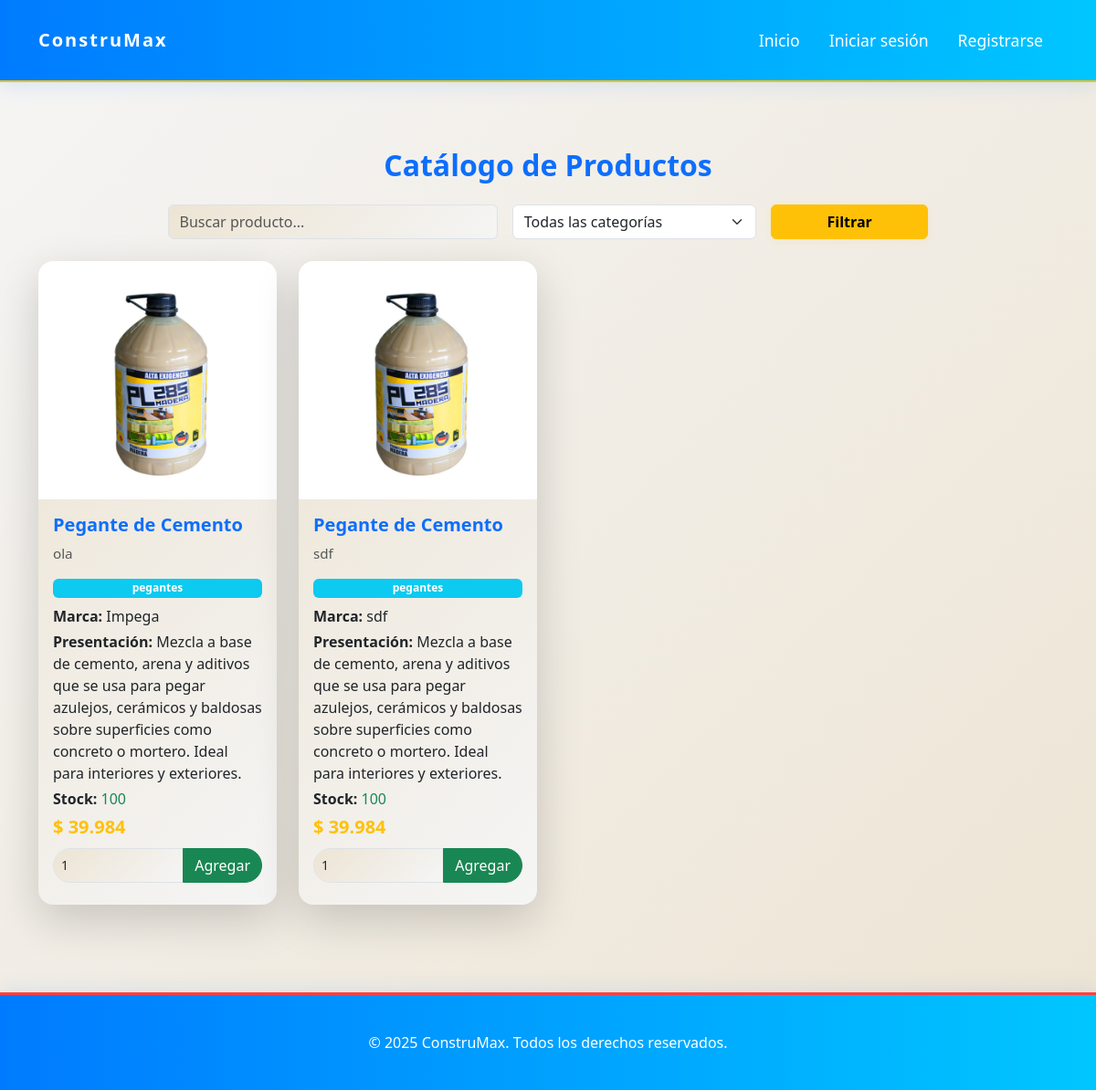
Before: /productos with the older database file.
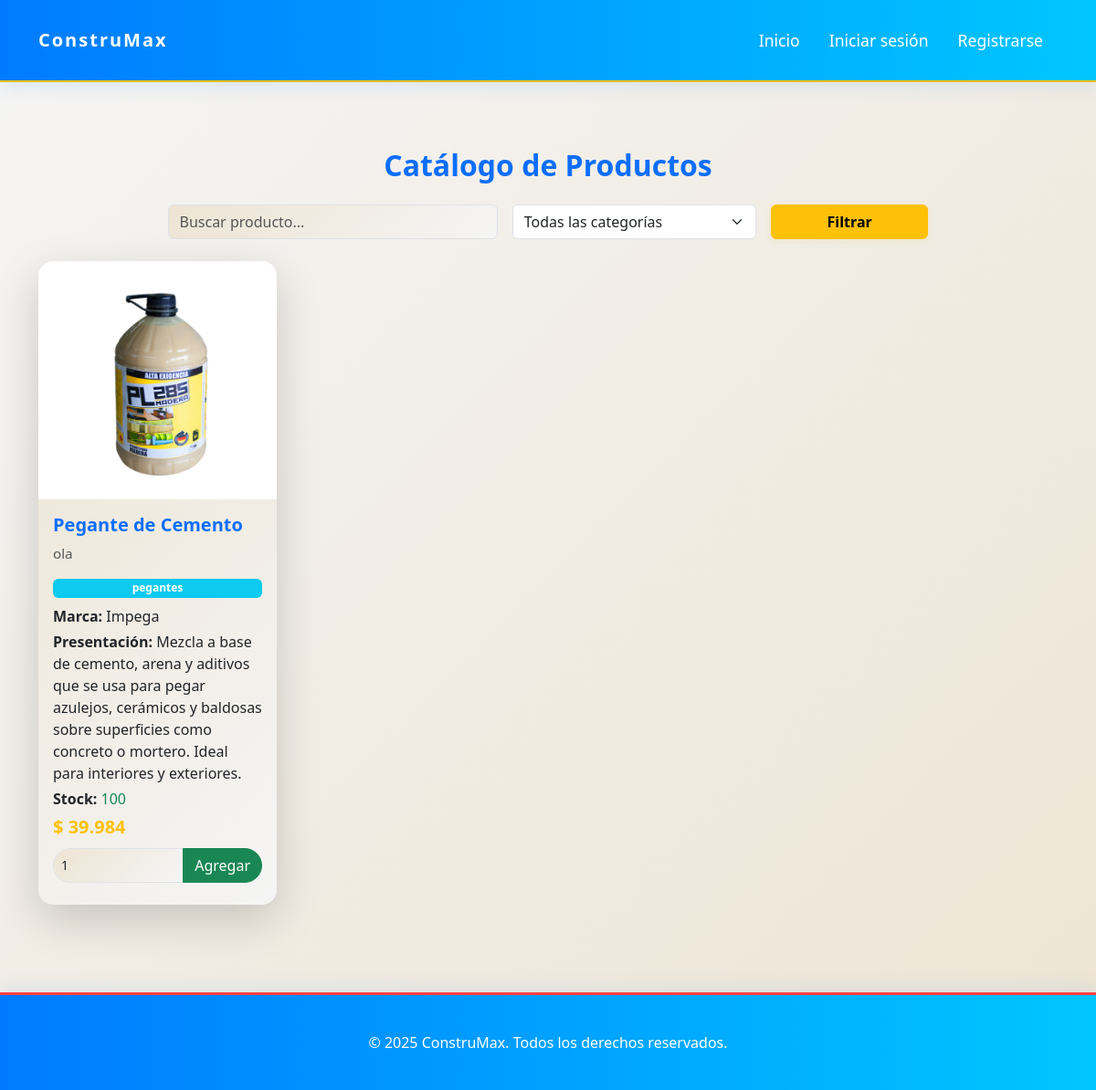
After: the same page with the newer database file.
### app/models/productos.py (models this page shows, shortened)
class Producto(db.Model):
    id = db.Column(db.Integer, primary_key=True)
    nombre = db.Column(db.String(100), nullable=False)
    descripcion = db.Column(db.String(255), nullable=False)
    categoria = db.Column(db.String(50), nullable=False)
    precio = db.Column(db.Float, nullable=False)
    imagen = db.Column(db.String(255))
    presentacion = db.Column(db.String(100))
    marca = db.Column(db.String(100))
    destacado = db.Column(db.Boolean, default=False)
    stock = db.Column(db.Integer, nullable=False, default=0)  # Nuevo campo para el stock

### app/routes/users_route.py (the view)
@bp.route('/productos')
def productos():
    productos = Producto.query.all()
    return render_template('productos/productos.html', productos=productos)

### app/templates/productos/productos.html (shortened to what this page needs)
{% extends 'base.html' %}
{% block content %}
<div class="container py-5">
    <h2 class="text-center mb-4 fw-bold text-primary">Catálogo de Productos</h2>
    <form method="GET" class="row g-3 mb-4 justify-content-center">
        <div class="col-md-4">
            <input type="text" class="form-control" name="busqueda" placeholder="Buscar producto..." value="{{ request.args.get('busqueda', '') }}">
        </div>
        <div class="col-md-3">
            <select class="form-select" name="categoria">
                <option value="">Todas las categorías</option>
            </select>
        </div>
        <div class="col-md-2">
            <button type="submit" class="btn btn-warning w-100 fw-bold">Filtrar</button>
        </div>
    </form>
    <div class="row g-4">
        {% set filtro = request.args.get('categoria') %}
        {% set busqueda = request.args.get('busqueda', '').lower() %}
        {% for producto in productos %}
            {% if (not filtro or producto.categoria == filtro) and (not busqueda or busqueda in producto.nombre.lower() or busqueda in producto.descripcion.lower()) %}
            <div class="col-12 col-sm-6 col-md-4 col-lg-3">
                <div class="card h-100 shadow-lg border-0 rounded-4">
                    <img src="{{ producto.imagen or url_for('static', filename='img/arena_amarilla.jpg') }}" class="card-img-top rounded-top-4" alt="{{ producto.nombre }}">
                    <div class="card-body d-flex flex-column">
                        <h5 class="card-title fw-bold text-primary">{{ producto.nombre }}</h5>
                        <p class="card-text text-muted">{{ producto.descripcion }}</p>
                        <span class="badge bg-info mb-2">{{ producto.categoria }}</span>
                        <p class="mb-1"><strong>Marca:</strong> {{ producto.marca or 'N/A' }}</p>
                        <p class="mb-1"><strong>Presentación:</strong> {{ producto.presentacion or 'N/A' }}</p>
                        <p class="mb-1"><strong>Stock:</strong> <span class="text-success">{{ producto.stock }}</span></p>
                        <p class="mb-2 fs-5 fw-bold text-warning">{{ producto.precio|cop }}</p>
                        <form action="{{ url_for('cart.add_to_cart', product_id=producto.id) }}" method="post" class="mt-auto">
                            <div class="input-group mb-2">
                                <input type="number" name="quantity" value="1" min="1" max="{{ producto.stock }}" class="form-control form-control-sm rounded-start-pill" style="width:80px;">
                                <button type="submit" class="btn btn-success rounded-end-pill"> Agregar</button>
                            </div>
                        </form>
                    </div>
                </div>
            </div>
            {% endif %}
        {% else %}
            <div class="col-12">
                <div class="alert alert-info text-center">No hay productos disponibles.</div>
            </div>
        {% endfor %}
    </div>
</div>
{% endblock %}

### app/templates/base.html (shortened to what this page needs)
<!DOCTYPE html>
<html lang="es">
<head>
    <link rel="stylesheet" href="{{ url_for('static', filename='main.css') }}">
    <link rel="stylesheet" href="{{ url_for('static', filename='login.css') }}">
    <link rel="stylesheet" href="{{ url_for('static', filename='pegantes.css') }}">
    <link href="https://cdn.jsdelivr.net/npm/bootstrap@5.3.0/dist/css/bootstrap.min.css" rel="stylesheet">
</head>
<body>
    <nav class="navbar navbar-expand-lg navbar-light bg-light mb-4">
        <div class="container">
            <a class="navbar-brand" href="{{ url_for('main') }}">ConstruMax</a>
            <div class="collapse navbar-collapse" id="navbarNav">
                <ul class="navbar-nav ms-auto">
                    <li class="nav-item"><a class="nav-link" href="{{ url_for('main') }}">Inicio</a></li>
                    {% if current_user.is_authenticated %}
                        <li class="nav-item"><a class="nav-link" href="{{ url_for('auth.profile') }}">Mi perfil</a></li>
                        <li class="nav-item"><a class="nav-link" href="{{ url_for('auth.logout') }}">Cerrar sesión</a></li>
                    {% else %}
                        <li class="nav-item"><a class="nav-link" href="{{ url_for('auth.login') }}">Iniciar sesión</a></li>
                        <li class="nav-item"><a class="nav-link" href="{{ url_for('register.register') }}">Registrarse</a></li>
                    {% endif %}
                </ul>
            </div>
        </div>
    </nav>
    {% block content %}{% endblock %}
    <footer class="footer mt-5">
        <div class="container">
            <span>© 2025 ConstruMax. Todos los derechos reservados.</span>
        </div>
    </footer>
</body>
</html>

### app/static/main.css (style rules this page uses)
body { background: linear-gradient(135deg, #F5F5F5, #EDE4D3); font-family: 'Lato', 'Segoe UI', 'Roboto', Arial, sans-serif; color: #1A1A1A; line-height: 1.6; overflow-x: hidden; }
.navbar { z-index: 1000; width: 100%; position: relative; min-height: 90px; background: linear-gradient(90deg, #007bff, #00c6ff) !important; box-shadow: 0 4px 20px rgba(0, 123, 255, 0.12); border-bottom: 2px solid #FFC107; }
.navbar-brand { font-size: 2rem; font-weight: bold; color: #fff !important; letter-spacing: 2px; padding: 10px 0; transition: color 0.3s; }
.navbar-nav .nav-link { color: #fff !important; font-weight: 500; font-size: 1.1rem; margin: 0 0.5rem; border-radius: 1rem; transition: background 0.3s, color 0.3s; position: relative; }
.btn-warning { font-weight: bold; border-radius: 1rem; box-shadow: 0 2px 8px rgba(255,193,7,0.12); transition: background 0.3s, color 0.3s; }
.category-card, .card { border-radius: 15px; background: linear-gradient(135deg, #EDE4D3, #F5F5F5); box-shadow: 0 4px 20px rgba(255, 193, 7, 0.12); border: 1px solid transparent; transition: box-shadow 0.3s ease, transform 0.3s ease, border-color 0.3s ease; }
.card-img-top, .category-card img { border-radius: 15px 15px 0 0; transition: transform 0.5s ease, filter 0.5s ease; }
.card-body, .category-card .card-body { padding: 24px; }
.card-title, .category-card .card-title { font-size: 1.25rem; margin-bottom: 12px; }
.card-text, .category-card .card-text { font-size: 0.95rem; color: #666666; }
.footer { background: linear-gradient(90deg, #007bff, #00c6ff); padding: 40px 0; text-align: center; color: #ffffff; border-top: 3px solid #FF4040; border-radius: 0; box-shadow: 0 -4px 20px rgba(0, 123, 255, 0.1); }

### app/static/login.css (style rules this page uses)
.form-control { border-radius: 10px; border: 2px solid #D1D5DB; padding: 12px; transition: border-color 0.3s ease, box-shadow 0.3s ease, transform 0.3s ease; background: linear-gradient(135deg, #EDE4D3, #F5F5F5); color: #1A1A1A; font-size: 1rem; }

Changed rows visible on the page:
removed Producto: imagen (picture), nombre "Pegante de Cemento", descripcion "sdf", categoria "pegantes", marca "sdf", presentacion "Mezcla a base de cemento, arena y aditivos que se usa para pegar azulejos, cerámicos y baldosas sobre superficies como concreto o mortero. Ideal para interiores y exteriores.", stock "100", precio|cop "$ 39.984"
